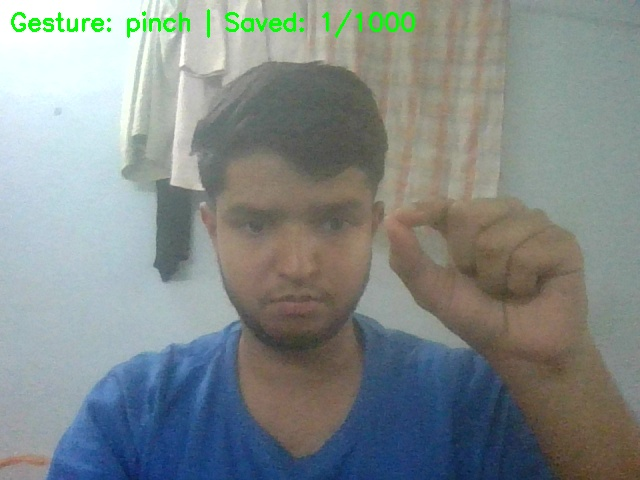
#> input picture Deep_Learning/dataset/train/pinch/pinch_1.jpg, 640 x 480 px, given in place of the camera
$ python collect_data.py
#> lines starting #> are read from the running program, lines starting #| are printed output that depends on the picture; after the words box and inside, x2 and y2 are one past the last pixel; in counts of white or black regions, pixels touching at a corner belong together
### Machine_Learning/preprocessing.py
import cv2
import numpy as np
import math


class WebcamStream:
    def __init__(self, camindex=0, multi_hand=False):
        self.camindex = camindex
        self.capture = cv2.VideoCapture(self.camindex)

        if not self.capture.isOpened():
            raise Exception("Webcam not Opened")

        self.kernel = np.ones((5, 5), np.uint8)
        self.multi_hand = multi_hand

    def read_frame(self):
        ret, frame = self.capture.read()
        if not ret:
            raise Exception("Failed to capture the frame")
        return frame

    def get_skinmask(self, frame):
        ycrcb = cv2.cvtColor(frame, cv2.COLOR_BGR2YCrCb)
        blur = cv2.GaussianBlur(ycrcb, (11, 11), 0)
        lower_skin = np.array([0, 133, 77], dtype=np.uint8)
        upper_skin = np.array([255, 173, 127], dtype=np.uint8)
        mask = cv2.inRange(blur, lower_skin, upper_skin)
        return mask

    def morpho_mask(self, mask):
        mask = cv2.morphologyEx(mask, cv2.MORPH_OPEN, self.kernel, iterations=2)
        mask = cv2.morphologyEx(mask, cv2.MORPH_CLOSE, self.kernel, iterations=2)
        mask = cv2.dilate(mask, self.kernel, iterations=1)
        return mask

    def get_finger_tips(self, mask, frame):
        contours, _ = cv2.findContours(mask, cv2.RETR_EXTERNAL, cv2.CHAIN_APPROX_SIMPLE)

        valid_contours = []
        frame_h, frame_w = frame.shape[:2]

        for c in contours:
            area = cv2.contourArea(c)
            if area < 2000 or area > 120000:
                continue
            x, y, w, h = cv2.boundingRect(c)
            if y < frame_h // 6:
                continue
            aspect_ratio = w / h
            if aspect_ratio > 1.5:
                continue
            hull_area = cv2.contourArea(cv2.convexHull(c))
            if hull_area == 0 or area / hull_area < 0.65:
                continue
            valid_contours.append(c)

        if len(valid_contours) == 0:
            return frame, []

        if self.multi_hand:
            valid_contours = sorted(valid_contours, key=cv2.contourArea, reverse=True)
        else:
            valid_contours = [max(valid_contours, key=cv2.contourArea)]

        results = []

        for contour in valid_contours:
            hull = cv2.convexHull(contour, returnPoints=False)
            if hull is None or len(hull) < 3:
                continue

            defects = cv2.convexityDefects(contour, hull)
            if defects is None:
                continue

            M = cv2.moments(contour)
            if M["m00"] == 0:
                continue
            cx, cy = int(M["m10"] / M["m00"]), int(M["m01"] / M["m00"])

            fingertips = []
            for i in range(defects.shape[0]):
                s, e, f, d = defects[i, 0]
                start = tuple(contour[s][0])
                end = tuple(contour[e][0])
                far = tuple(contour[f][0])

                a = math.dist(start, end)
                b = math.dist(start, far)
                c = math.dist(end, far)
                if b * c == 0:
                    continue
                angle = math.acos((b**2 + c**2 - a**2) / (2 * b * c))

                if angle <= math.pi / 2 and start[1] < cy and end[1] < cy and d > 10000:
                    fingertips.append(start)
                    fingertips.append(end)

            unique_fingers = []
            for pt in fingertips:
                if all(np.linalg.norm(np.array(pt) - np.array(p)) > 40 for p in unique_fingers):
                    unique_fingers.append(pt)

            unique_fingers.sort(key=lambda x: x[0])

            for pt in unique_fingers:
                cv2.circle(frame, pt, 8, (0, 0, 255), -1)

            cv2.drawContours(frame, [contour], -1, (0, 255, 0), 2)

            results.append({
                "contour": contour,
                "fingertips": unique_fingers
            })

        return frame, results

    def release(self):
        self.capture.release()
        cv2.destroyAllWindows()

### Machine_Learning/collect_data.py
import csv
import time
import os
import numpy as np
import cv2
from preprocessing import WebcamStream


GESTURES = ["point", "pinch"]
SAMPLES_PER_GESTURE = 150
OUTPUT_CSV = "gesture_dataset.csv"


def extract_features(contour, fingertips):
    if contour is None or len(contour) < 3:
        return None

    area = cv2.contourArea(contour)
    if area <= 0:
        return None

    hull = cv2.convexHull(contour)
    hull_area = cv2.contourArea(hull) if len(hull) >= 3 else 0
    perimeter = cv2.arcLength(contour, True)

    x, y, w, h = cv2.boundingRect(contour)
    aspect_ratio = float(w) / h if h != 0 else 0
    rect_area = w * h
    extent = float(area) / rect_area if rect_area != 0 else 0
    solidity = float(area) / hull_area if hull_area != 0 else 0
    hull_ratio = hull_area / area if area != 0 else 0

    finger_count = len(fingertips) if fingertips is not None else 0

    avg_tip_dist = 0.0
    if finger_count > 1:
        dists = []
        for i in range(finger_count):
            for j in range(i + 1, finger_count):
                dists.append(np.linalg.norm(np.array(fingertips[i]) - np.array(fingertips[j])))
        avg_tip_dist = float(np.mean(dists)) if dists else 0.0

    return [
        finger_count,
        avg_tip_dist,
        aspect_ratio,
        extent,
        solidity,
        hull_ratio,
        area,
        perimeter
    ]

def collect(output_csv=OUTPUT_CSV):
#> called with output_csv = 'gesture_dataset.csv'
    stream = WebcamStream(multi_hand=False)

    file_exists = os.path.isfile(output_csv)
    with open(output_csv, mode="a", newline="") as f:
        writer = csv.writer(f)
        if not file_exists:
            header = ["finger_count", "avg_tip_dist", "aspect_ratio", "extent", "solidity", "hull_ratio", "area", "perimeter", "label"]
            writer.writerow(header)

        for gesture in GESTURES:
            print(f"\nReady to collect: {gesture.upper()}. Press ENTER when ready.")
            input()
            print("Starting in 3 seconds...")
            time.sleep(3)

            collected = 0
            while collected < SAMPLES_PER_GESTURE:
                frame = stream.read_frame()
                mask = stream.get_skinmask(frame)
                mask = stream.morpho_mask(mask)

                frame, results = stream.get_finger_tips(mask, frame)
                if len(results) == 0:
                    cv2.imshow("Collecting", frame)
                    if cv2.waitKey(1) & 0xFF == 27:
                        break
                    continue

                contour = results[0]["contour"]
                fingertips = results[0]["fingertips"]

                features = extract_features(contour, fingertips)
                if features:
                    writer.writerow(features + [gesture])
                    collected += 1

                cv2.putText(frame, f"{gesture.upper()} {collected}/{SAMPLES_PER_GESTURE}", (10, 30),
                            cv2.FONT_HERSHEY_SIMPLEX, 0.9, (0, 255, 0), 2)
                cv2.imshow("Collecting", frame)

                if cv2.waitKey(1) & 0xFF == 27:
                    break

            print(f"Collected {collected} samples for {gesture.upper()}.")
#> this loop made 2 passes
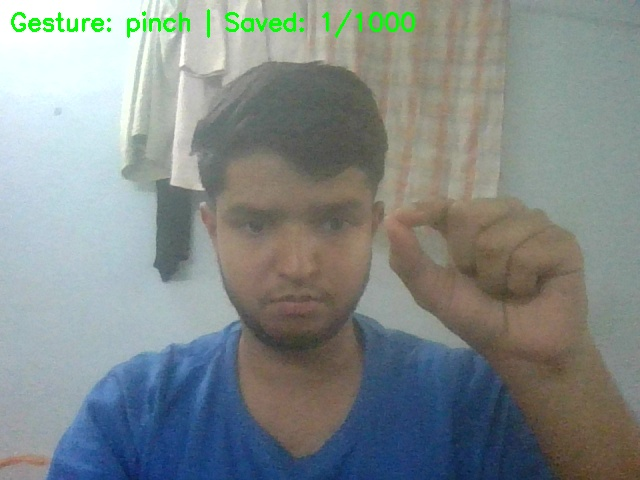
#> input picture Deep_Learning/dataset/train/pinch/pinch_1.jpg, 640 x 480 px, given in place of the camera
#> pass 1, in get_skinmask, `mask = cv2.inRange(blur, lower_skin, upper_skin)`:
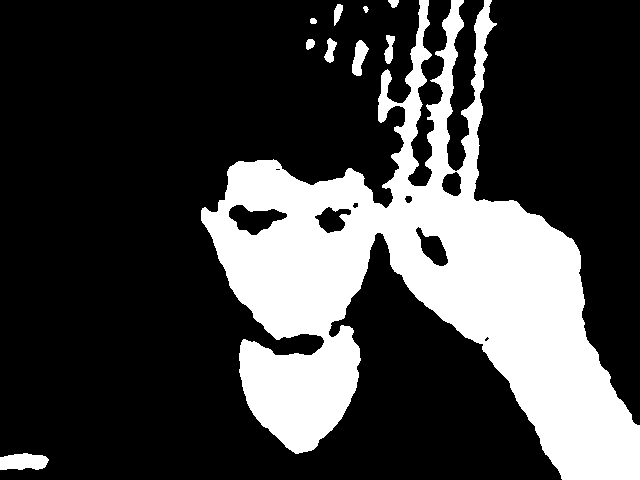
#> mask: shape (480, 640); 25.5% white; 10 white regions, largest, box (x1, y1, x2, y2) and area: (201, 0, 640, 480) 76751, (0, 453, 49, 470) 672, (352, 40, 369, 76) 358
#> pass 1, in morpho_mask, `mask = cv2.morphologyEx(mask, cv2.MORPH_OPEN, self.kernel, iterations=2)`:
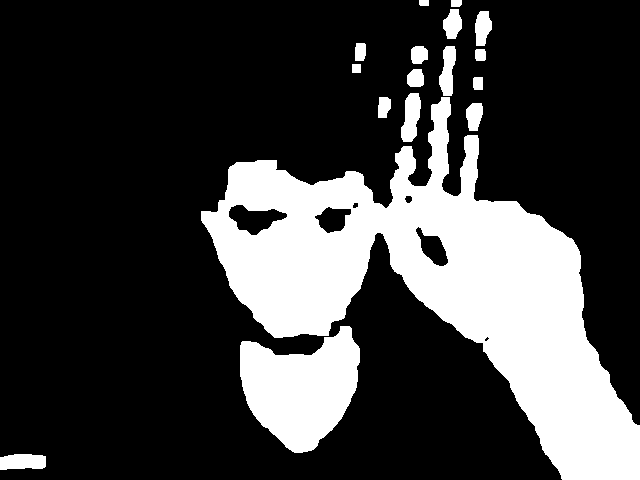
#> mask: shape (480, 640); 24.6% white; 17 white regions, largest, box (x1, y1, x2, y2) and area: (201, 97, 640, 480) 61157, (240, 326, 360, 453) 9913, (401, 93, 421, 142) 694
#> frame is the input picture: shape (480, 640, 3); mean B, G, R 137.5, 138.5, 130.3

    stream.release()
    print("Data collection complete. Saved to", output_csv)

if __name__ == "__main__":
    collect()

$ run again, on Deep_Learning/dataset/train/pinch/pinch_103.jpg
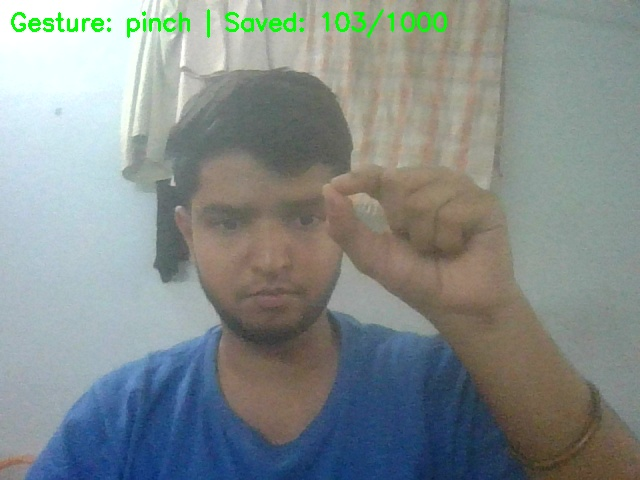
#> input picture Deep_Learning/dataset/train/pinch/pinch_103.jpg, 640 x 480 px, given in place of the camera
#> the loop in collect, `for gesture in GESTURES:` made 2 passes
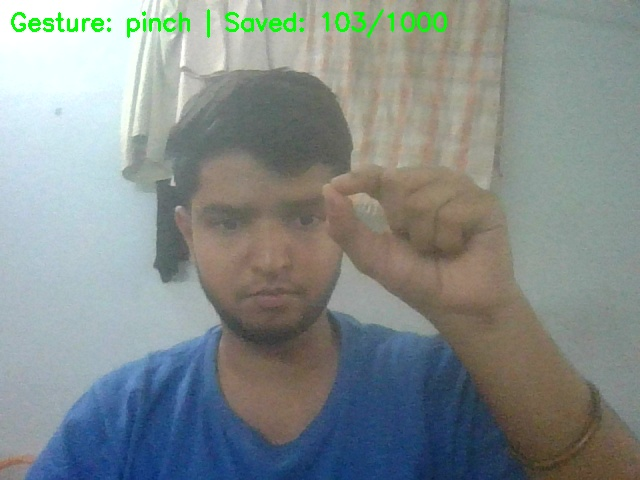
#> input picture Deep_Learning/dataset/train/pinch/pinch_103.jpg, 640 x 480 px, given in place of the camera
#> pass 1, in get_skinmask, `mask = cv2.inRange(blur, lower_skin, upper_skin)`:
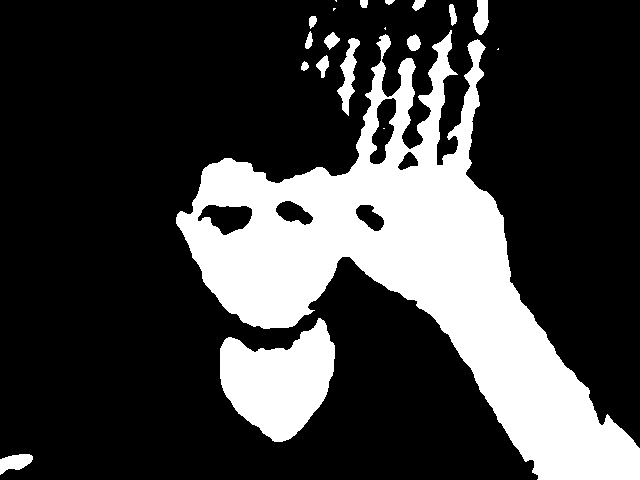
#> mask: shape (480, 640); 24.9% white; 20 white regions (5 under 20 px), largest, box (x1, y1, x2, y2) and area: (176, 30, 640, 480) 64730, (220, 318, 335, 442) 8998, (337, 38, 360, 116) 747
#> pass 1, in morpho_mask, `mask = cv2.morphologyEx(mask, cv2.MORPH_OPEN, self.kernel, iterations=2)`:
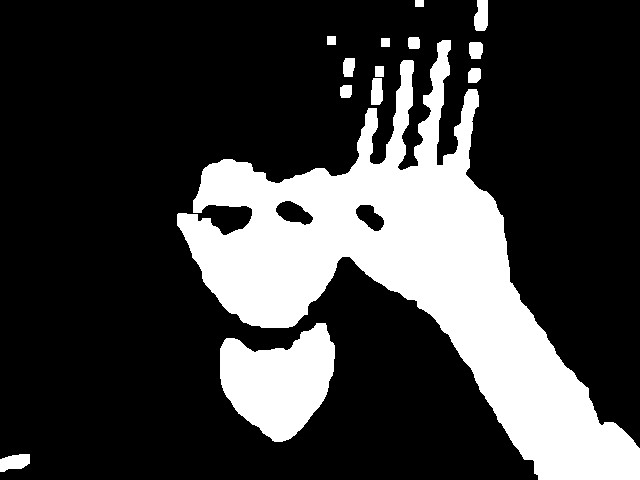
#> mask: shape (480, 640); 24.1% white; 14 white regions, largest, box (x1, y1, x2, y2) and area: (177, 40, 640, 480) 62828, (220, 323, 335, 442) 8953, (0, 454, 30, 472) 399
#> in collect, frame is the input picture: shape (480, 640, 3); mean B, G, R 139.5, 140.7, 131.9
